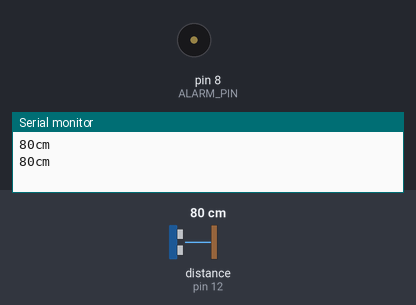
Bench run of a sketch on a simulated Arduino Uno, built with avr-gcc and run on an emulated ATmega328P. Shown: buzzer (waves = sounding), the last lines printed to the serial monitor. Inputs (shaded band) come from the test bench; at power-on: distance to the obstacle (sensor on pin 12) 80 cm. The echo pulse lasts 58.3 µs per cm.

Above: at 1.7 s.
1.8 s: distance to the obstacle (sensor on pin 12) set to 53 cm
3.7 s: distance to the obstacle (sensor on pin 12) set to 47 cm
At 5.0 s:
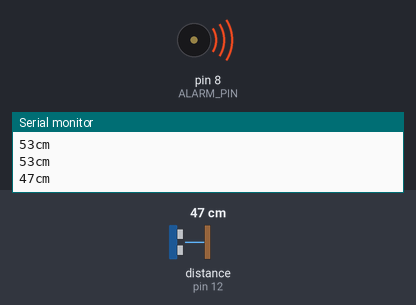
7.7 s: distance to the obstacle (sensor on pin 12) set to 9 cm
At 7.99 s:
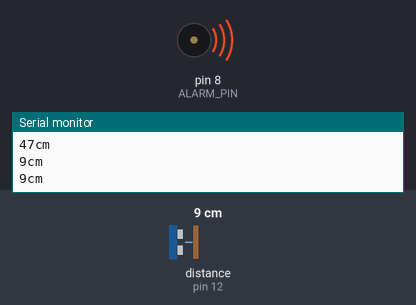
Timing chart, 0 to 17.8 s (numbered marks = the images above; inputs shaded):
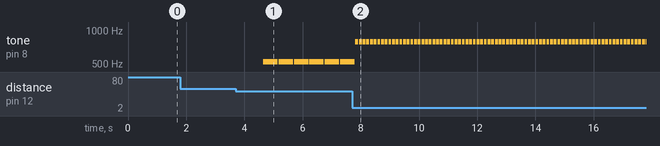

Measured:
- the behaviour switches between 50 and 49 cm on distance to the obstacle (sensor on pin 12) (found by bisection; images 0 and 1)
- after the input at 3.7 s, tone on pin 8 (ALARM_PIN): alternates 523 Hz for 0.50 s and silent for 0.03 s, starting after 0.95 s
- after the input at 7.7 s, tone on pin 8 (ALARM_PIN): alternates 784 Hz for 0.10 s and silent for 0.03 s, starting after 0.12 s

The sketch:

SR04_distance_alarm.ino
```cpp
//www.elegoo.com
//2016.12.08

#include "SR04.h"
#include "pitches.h"

#define TRIG_PIN 12
#define ECHO_PIN 11
#define ALARM_PIN 8


SR04 sr04 = SR04(ECHO_PIN, TRIG_PIN);
long a;
//int duration = 500;

void setup() {
  Serial.begin(9600);
  delay(500);
}

void loop() {
  a = sr04.Distance();
  Serial.print(a);
  Serial.println("cm");

  if (a < 10) {
    tone(ALARM_PIN, NOTE_G5, 100);
    delay(100);
  } else if (a < 30) {
    tone(ALARM_PIN, NOTE_E5, 300);
    delay(300);
  } else if (a < 50) {
    tone(ALARM_PIN, NOTE_C5, 500);
    delay(500);
  } else {
    delay(1000);
  }
}
```
